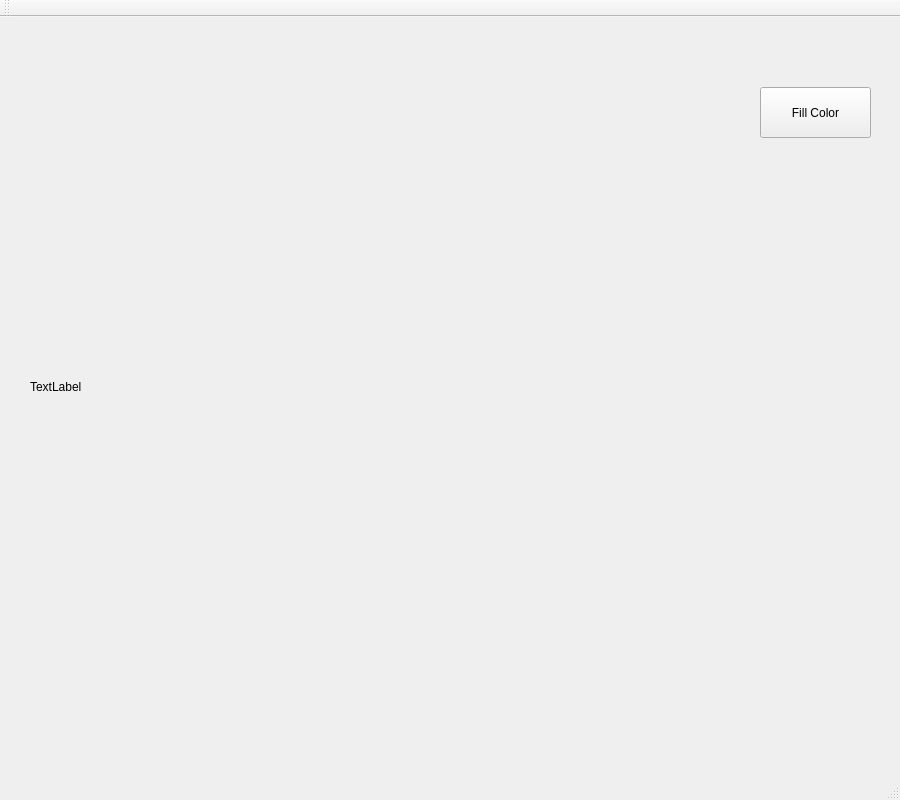
<?xml version="1.0" encoding="UTF-8"?>
<ui version="4.0">
 <class>MainWindow</class>
 <widget class="QMainWindow" name="MainWindow">
  <property name="geometry">
   <rect>
    <x>0</x>
    <y>0</y>
    <width>900</width>
    <height>800</height>
   </rect>
  </property>
  <property name="windowTitle">
   <string>MainWindow</string>
  </property>
  <widget class="QWidget" name="centralWidget">
   <widget class="ClickLabel" name="label">
    <property name="geometry">
     <rect>
      <x>30</x>
      <y>20</y>
      <width>700</width>
      <height>700</height>
     </rect>
    </property>
    <property name="text">
     <string>TextLabel</string>
    </property>
   </widget>
   <widget class="QPushButton" name="btn_fill">
    <property name="geometry">
     <rect>
      <x>760</x>
      <y>70</y>
      <width>111</width>
      <height>51</height>
     </rect>
    </property>
    <property name="text">
     <string>Fill Color</string>
    </property>
   </widget>
  </widget>
  <widget class="QMenuBar" name="menuBar">
   <property name="geometry">
    <rect>
     <x>0</x>
     <y>0</y>
     <width>900</width>
     <height>19</height>
    </rect>
   </property>
  </widget>
  <widget class="QToolBar" name="mainToolBar">
   <attribute name="toolBarArea">
    <enum>TopToolBarArea</enum>
   </attribute>
   <attribute name="toolBarBreak">
    <bool>false</bool>
   </attribute>
  </widget>
  <widget class="QStatusBar" name="statusBar"/>
 </widget>
 <layoutdefault spacing="6" margin="11"/>
 <customwidgets>
  <customwidget>
   <class>ClickLabel</class>
   <extends>QLabel</extends>
   <header location="global">clicklabel.h</header>
  </customwidget>
 </customwidgets>
 <resources/>
 <connections/>
</ui>
